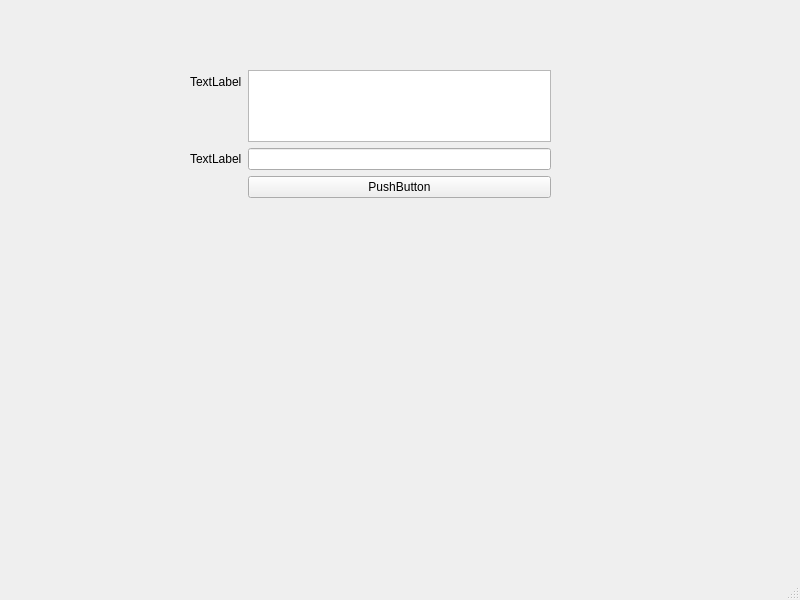
<?xml version="1.0" encoding="UTF-8"?>
<ui version="4.0">
 <class>MainWindow</class>
 <widget class="QMainWindow" name="MainWindow">
  <property name="geometry">
   <rect>
    <x>0</x>
    <y>0</y>
    <width>800</width>
    <height>600</height>
   </rect>
  </property>
  <property name="windowTitle">
   <string>MainWindow</string>
  </property>
  <widget class="QWidget" name="centralwidget">
   <widget class="QWidget" name="formLayoutWidget">
    <property name="geometry">
     <rect>
      <x>190</x>
      <y>70</y>
      <width>361</width>
      <height>128</height>
     </rect>
    </property>
    <layout class="QFormLayout" name="formLayout">
     <item row="0" column="0">
      <widget class="QLabel" name="label">
       <property name="text">
        <string>TextLabel</string>
       </property>
      </widget>
     </item>
     <item row="0" column="1">
      <widget class="QTextEdit" name="textEdit"/>
     </item>
     <item row="1" column="0">
      <widget class="QLabel" name="label_2">
       <property name="text">
        <string>TextLabel</string>
       </property>
      </widget>
     </item>
     <item row="1" column="1">
      <widget class="QLineEdit" name="lineEdit"/>
     </item>
     <item row="2" column="1">
      <widget class="QPushButton" name="pushButton">
       <property name="text">
        <string>PushButton</string>
       </property>
      </widget>
     </item>
    </layout>
   </widget>
  </widget>
  <widget class="QMenuBar" name="menubar">
   <property name="geometry">
    <rect>
     <x>0</x>
     <y>0</y>
     <width>800</width>
     <height>21</height>
    </rect>
   </property>
  </widget>
  <widget class="QStatusBar" name="statusbar"/>
 </widget>
 <resources/>
 <connections/>
</ui>
